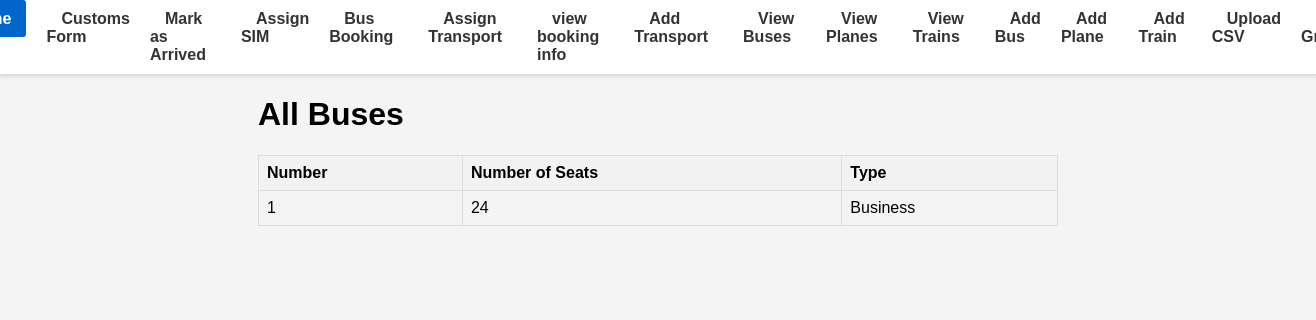
Screenshot of /view-buses/ with the database file from the repository.
### database.py (models this page shows)
class Transport(Base):
    __tablename__ = "transport"
    id = Column(Integer, primary_key=True, index=True)
    departure_time = Column(Date, nullable=True)
    type = Column(String, nullable=False)
    transport_type = Column(String, nullable=False)
    __mapper_args__ = {
        'polymorphic_on': transport_type,
        'polymorphic_identity': 'transport'
    }

class Bus(Transport):
    __tablename__ = "bus"
    bus_id = Column(Integer, ForeignKey('transport.id'), primary_key=True)
    bus_number = Column(Integer, nullable=False)
    no_of_seats = Column(Integer, nullable=False)
    type = Column(String, index=True,nullable=True)
    __mapper_args__ = {
        'polymorphic_identity': 'bus',
    }

### main.py (the view)
@app.get("/view-buses/")
def view_buses(request: Request, db: Session = Depends(get_db)):
    buses = db.query(Bus).all()
    return templates.TemplateResponse("view_buses.html", {"request": request, "buses": buses})

### templates/view_buses.html
{% extends "base.html" %}
{% block content %}
<h1>All Buses</h1>
<table>
    <tr>
        <th>Number</th>
        <th>Number of Seats</th>
        <th>Type</th>
    </tr>
    {% for bus in buses %}
    <tr>
        <td>{{ bus.bus_number }}</td>
        <td>{{ bus.no_of_seats }}</td>
        <td>{{ bus.type }}</td>
    </tr>
    {% endfor %}
</table>
{% endblock %}

### static/styles.css (style rules this page uses)
body { font-family: Arial, sans-serif; margin: 0; padding: 0; background-color: #f4f4f4; }
table { width: 100%; border-collapse: collapse; margin-bottom: 20px; }
table, th, td { border: 1px solid #ddd; }
th, td { padding: 8px; text-align: left; }
th { background-color: #f2f2f2; }

### rows the page displays
Bus: bus_number "1", no_of_seats "24", type "Business"
